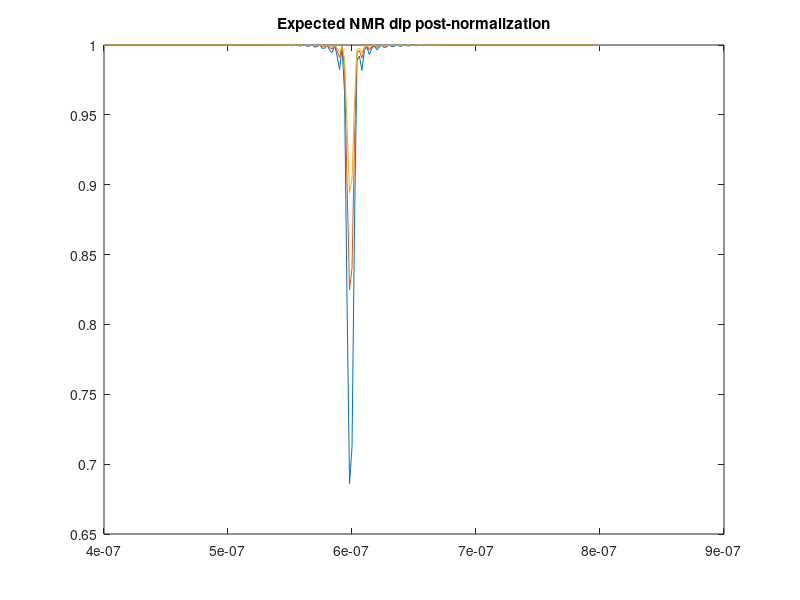

Reproduce this figure in MATLAB. (Note: this script raises an error after producing the figure.)
%Simulation of xy8 dip

%% Parameters
%Spin density per nm^3
rho=4.1;

%Vector of NV depths to simulate
NVDepth = [10,12.5,15]; %nm

%Mid-Peak to Mid-Peak duration of pi flips
tauBounds = [400 800];
tauStepSize = 2;

%Number of pi pulses
XYPerSet = 8;
NSets = 24;

%Gyromagnetic ratio of nucleus
gamma_n = 40.078;%MHz/T       19F=40.078, 13C=10.705, 1H=42.577

%Frequency of peak in ODMR (used to get magnetic field strength)
onaxisfreq=2.286;

%Noise addition
sigma = 0;%Standard deviation for gaussian distributed noise (approximation)

%% Constants and Conversions
mu_0=4*pi*10^-7;
hbar=(6.626*10^-34)/(2*pi);

rho = rho*1e27;%Conversion to m^-3

tau=tauBounds(1):tauStepSize:tauBounds(2);
tau=tau';
tau=tau*10^-9;%Conversion to s

%Total number of pi pulses
N = XYPerSet*NSets;

NVDepth = NVDepth*1e-9;%Conversion to m
NVDepth=NVDepth';

%nuclear gyromagnetic ratio in radians per Tesla per second
gamma_n=gamma_n*2*pi*10^6; %Conversion to radians/(T*s)
gamma_e=1.760859*10^11;

%% Calculations

%Larmor frequency for given nucleus at given magnetic field strength
larmorfreq=2*pi*(10^9)*(2.87-onaxisfreq)*gamma_n/(1.760859*10^11);

%RMS field experienced by the NV
individualNuclearField = (mu_0*hbar*gamma_n)/(4*pi);
NVDepthRelation = (5*pi)./(96.*(NVDepth.^3));
Brms = sqrt(rho.*(individualNuclearField.^2).*NVDepthRelation);

% Creating frequency filter function
shorthandX = (N/2).*(tau.*larmorfreq-pi);
sincFunction = sin(shorthandX)./(shorthandX);
Kfilter = (N.*tau.*sincFunction).^2;

%Signal function at each depth
Signalfunction=zeros(numel(tau),numel(NVDepth));
for jj = 1:numel(NVDepth)
   Signalfunction(:,jj) = exp((-2/pi^2)*(Brms(jj)*gamma_e)^2.*Kfilter);
end

%Add noise
noiseArray = sigma*randn(size(Signalfunction));
Signalfunction = Signalfunction+noiseArray;

%% Deprecated Calculations

% ii=1;
% Brms=zeros(numel(dNV),1);
% while(ii<=numel(dNV))
%     Brms(ii)=sqrt(rho*(((mu_0*hbar*gamma_n/(4*Pi)))^2)*(5*Pi/(96*dNV(ii)*dNV(ii)*...
%         dNV(ii))));
%     ii=ii+1;
% end

% filterParameter=N*tau;
% Kfilter=zeros(numel(tau),1);
% for ii = 1:numel(tau)
%     Kfilter(ii)=(filterParameter(ii)^2)*((sin(0.5*filterParameter(ii)*(larmorfreq-(pi/tau(ii))))/(0.5*filterParameter(ii)*(larmorfreq-(pi/tau(ii)))))^2);
% end

% for ii = 1:numel(tau)
%    for jj = 1:numel(NVDepth)
%       Signalfunction(ii,jj)=exp(-1*2*Brms(jj)*gamma_e*gamma_e*Brms(jj)*Kfilter(ii)/(pi*pi));
%       Signalfunction(ii,jj) = Signalfunction(ii,jj)+ noiseMod*(rand-.5);
%    end
% end

%% Plotting

figure(1);
plot(tau,Signalfunction)
title('Expected NMR dip post-normalization')
depthString = compose("%d nm",round(NVDepth.*1e9));
legend(depthString)
xlabel('Tau (ns)')
ylabel('Relative Contrast')